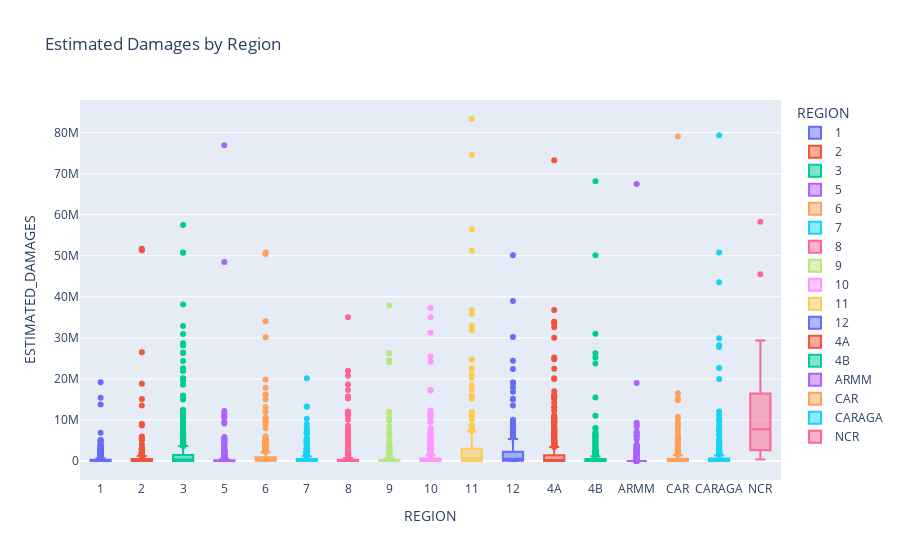

This figure's notebook cell:
### Markdown cell above
# Box plot of estimated damages by region

### Code cell
fig6 = px.box(df,x='REGION',y='ESTIMATED_DAMAGES',
              title="Estimated Damages by Region",
              color="REGION")
fig6.show()

### Figure 1 — Plotly figure (JSON) as saved in the notebook; plotly's stock layout.template omitted (floating-point values rounded to 4 significant figures; data arrays with more than 128 entries replaced by an {"elided": "..."} marker saying what was removed)
{"data": [{"alignmentgroup": "True", "hovertemplate": "REGION=%{x}<br>ESTIMATED_DAMAGES=%{y}<extra></extra>", "legendgroup": "1", "marker": {"color": "#636efa"}, "name": "1", "notched": false, "offsetgroup": "1", "orientation": "v", "showlegend": true, "type": "box", "x": {"elided": "623 str values"}, "x0": " ", "xaxis": "x", "y": {"elided": "623 float values"}, "y0": " ", "yaxis": "y"}, {"alignmentgroup": "True", "hovertemplate": "REGION=%{x}<br>ESTIMATED_DAMAGES=%{y}<extra></extra>", "legendgroup": "2", "marker": {"color": "#EF553B"}, "name": "2", "notched": false, "offsetgroup": "2", "orientation": "v", "showlegend": true, "type": "box", "x": {"elided": "465 str values"}, "x0": " ", "xaxis": "x", "y": {"elided": "465 float values"}, "y0": " ", "yaxis": "y"}, {"alignmentgroup": "True", "hovertemplate": "REGION=%{x}<br>ESTIMATED_DAMAGES=%{y}<extra></extra>", "legendgroup": "3", "marker": {"color": "#00cc96"}, "name": "3", "notched": false, "offsetgroup": "3", "orientation": "v", "showlegend": true, "type": "box", "x": {"elided": "629 str values"}, "x0": " ", "xaxis": "x", "y": {"elided": "629 float values"}, "y0": " ", "yaxis": "y"}, {"alignmentgroup": "True", "hovertemplate": "REGION=%{x}<br>ESTIMATED_DAMAGES=%{y}<extra></extra>", "legendgroup": "5", "marker": {"color": "#ab63fa"}, "name": "5", "notched": false, "offsetgroup": "5", "orientation": "v", "showlegend": true, "type": "box", "x": {"elided": "570 str values"}, "x0": " ", "xaxis": "x", "y": {"elided": "570 float values"}, "y0": " ", "yaxis": "y"}, {"alignmentgroup": "True", "hovertemplate": "REGION=%{x}<br>ESTIMATED_DAMAGES=%{y}<extra></extra>", "legendgroup": "6", "marker": {"color": "#FFA15A"}, "name": "6", "notched": false, "offsetgroup": "6", "orientation": "v", "showlegend": true, "type": "box", "x": {"elided": "653 str values"}, "x0": " ", "xaxis": "x", "y": {"elided": "653 float values"}, "y0": " ", "yaxis": "y"}, {"alignmentgroup": "True", "hovertemplate": "REGION=%{x}<br>ESTIMATED_DAMAGES=%{y}<extra></extra>", "legendgroup": "7", "marker": {"color": "#19d3f3"}, "name": "7", "notched": false, "offsetgroup": "7", "orientation": "v", "showlegend": true, "type": "box", "x": {"elided": "650 str values"}, "x0": " ", "xaxis": "x", "y": {"elided": "650 float values"}, "y0": " ", "yaxis": "y"}, {"alignmentgroup": "True", "hovertemplate": "REGION=%{x}<br>ESTIMATED_DAMAGES=%{y}<extra></extra>", "legendgroup": "8", "marker": {"color": "#FF6692"}, "name": "8", "notched": false, "offsetgroup": "8", "orientation": "v", "showlegend": true, "type": "box", "x": {"elided": "712 str values"}, "x0": " ", "xaxis": "x", "y": {"elided": "712 int values"}, "y0": " ", "yaxis": "y"}, {"alignmentgroup": "True", "hovertemplate": "REGION=%{x}<br>ESTIMATED_DAMAGES=%{y}<extra></extra>", "legendgroup": "9", "marker": {"color": "#B6E880"}, "name": "9", "notched": false, "offsetgroup": "9", "orientation": "v", "showlegend": true, "type": "box", "x": {"elided": "353 str values"}, "x0": " ", "xaxis": "x", "y": {"elided": "353 float values"}, "y0": " ", "yaxis": "y"}, {"alignmentgroup": "True", "hovertemplate": "REGION=%{x}<br>ESTIMATED_DAMAGES=%{y}<extra></extra>", "legendgroup": "10", "marker": {"color": "#FF97FF"}, "name": "10", "notched": false, "offsetgroup": "10", "orientation": "v", "showlegend": true, "type": "box", "x": {"elided": "453 str values"}, "x0": " ", "xaxis": "x", "y": {"elided": "453 int values"}, "y0": " ", "yaxis": "y"}, {"alignmentgroup": "True", "hovertemplate": "REGION=%{x}<br>ESTIMATED_DAMAGES=%{y}<extra></extra>", "legendgroup": "11", "marker": {"color": "#FECB52"}, "name": "11", "notched": false, "offsetgroup": "11", "orientation": "v", "showlegend": true, "type": "box", "x": {"elided": "238 str values"}, "x0": " ", "xaxis": "x", "y": {"elided": "238 float values"}, "y0": " ", "yaxis": "y"}, {"alignmentgroup": "True", "hovertemplate": "REGION=%{x}<br>ESTIMATED_DAMAGES=%{y}<extra></extra>", "legendgroup": "12", "marker": {"color": "#636efa"}, "name": "12", "notched": false, "offsetgroup": "12", "orientation": "v", "showlegend": true, "type": "box", "x": {"elided": "244 str values"}, "x0": " ", "xaxis": "x", "y": {"elided": "244 float values"}, "y0": " ", "yaxis": "y"}, {"alignmentgroup": "True", "hovertemplate": "REGION=%{x}<br>ESTIMATED_DAMAGES=%{y}<extra></extra>", "legendgroup": "4A", "marker": {"color": "#EF553B"}, "name": "4A", "notched": false, "offsetgroup": "4A", "orientation": "v", "showlegend": true, "type": "box", "x": {"elided": "692 str values"}, "x0": " ", "xaxis": "x", "y": {"elided": "692 float values"}, "y0": " ", "yaxis": "y"}, {"alignmentgroup": "True", "hovertemplate": "REGION=%{x}<br>ESTIMATED_DAMAGES=%{y}<extra></extra>", "legendgroup": "4B", "marker": {"color": "#00cc96"}, "name": "4B", "notched": false, "offsetgroup": "4B", "orientation": "v", "showlegend": true, "type": "box", "x": {"elided": "363 str values"}, "x0": " ", "xaxis": "x", "y": {"elided": "363 float values"}, "y0": " ", "yaxis": "y"}, {"alignmentgroup": "True", "hovertemplate": "REGION=%{x}<br>ESTIMATED_DAMAGES=%{y}<extra></extra>", "legendgroup": "ARMM", "marker": {"color": "#ab63fa"}, "name": "ARMM", "notched": false, "offsetgroup": "ARMM", "orientation": "v", "showlegend": true, "type": "box", "x": {"elided": "588 str values"}, "x0": " ", "xaxis": "x", "y": {"elided": "588 int values"}, "y0": " ", "yaxis": "y"}, {"alignmentgroup": "True", "hovertemplate": "REGION=%{x}<br>ESTIMATED_DAMAGES=%{y}<extra></extra>", "legendgroup": "CAR", "marker": {"color": "#FFA15A"}, "name": "CAR", "notched": false, "offsetgroup": "CAR", "orientation": "v", "showlegend": true, "type": "box", "x": {"elided": "385 str values"}, "x0": " ", "xaxis": "x", "y": {"elided": "385 float values"}, "y0": " ", "yaxis": "y"}, {"alignmentgroup": "True", "hovertemplate": "REGION=%{x}<br>ESTIMATED_DAMAGES=%{y}<extra></extra>", "legendgroup": "CARAGA", "marker": {"color": "#19d3f3"}, "name": "CARAGA", "notched": false, "offsetgroup": "CARAGA", "orientation": "v", "showlegend": true, "type": "box", "x": {"elided": "363 str values"}, "x0": " ", "xaxis": "x", "y": {"elided": "363 int values"}, "y0": " ", "yaxis": "y"}, {"alignmentgroup": "True", "hovertemplate": "REGION=%{x}<br>ESTIMATED_DAMAGES=%{y}<extra></extra>", "legendgroup": "NCR", "marker": {"color": "#FF6692"}, "name": "NCR", "notched": false, "offsetgroup": "NCR", "orientation": "v", "showlegend": true, "type": "box", "x": ["NCR", "NCR", "NCR", "NCR", "NCR", "NCR", "NCR", "NCR", "NCR", "NCR", "NCR", "NCR", "NCR", "NCR", "NCR", "NCR", "NCR", "NCR", "NCR", "NCR", "NCR", "NCR"], "x0": " ", "xaxis": "x", "y": [16429100, 8629600, 6565200, 58283500, 29365800, 11510200, 2698800, 2706000, 25110800, 18822100, 3887300, 16237000, 11372050, 2458000, 368000, 1552000, 2269200, 2606700, 45509260, 14469800, 6823200, 2071700], "y0": " ", "yaxis": "y"}], "layout": {"autosize": true, "boxmode": "overlay", "legend": {"title": {"text": "REGION"}, "tracegroupgap": 0}, "title": {"text": "Estimated Damages by Region"}, "xaxis": {"anchor": "y", "autorange": true, "categoryarray": ["1", "2", "3", "5", "6", "7", "8", "9", "10", "11", "12", "4A", "4B", "ARMM", "CAR", "CARAGA", "NCR"], "categoryorder": "array", "domain": [0, 1], "range": [-0.5, 16.5], "title": {"text": "REGION"}, "type": "category"}, "yaxis": {"anchor": "x", "autorange": true, "domain": [0, 1], "range": [-4629000.0, 87950000.0], "title": {"text": "ESTIMATED_DAMAGES"}, "type": "linear"}}}
